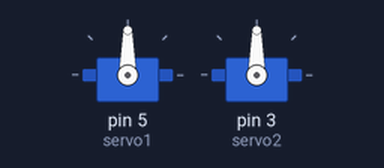
Bench run of a sketch on a simulated Arduino Uno, built with avr-gcc and run on an emulated ATmega328P. Parts: 2 × servo.

Above: at 0.05 s.
At 2.25 s:
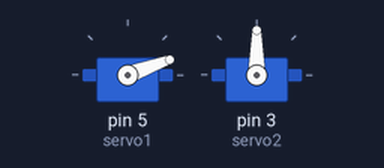
At 4.5 s:
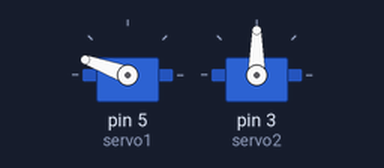
At 9.0 s:
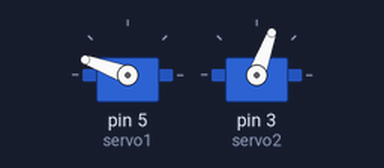
Timing chart, 0 to 11.7 s (numbered marks = the images above):
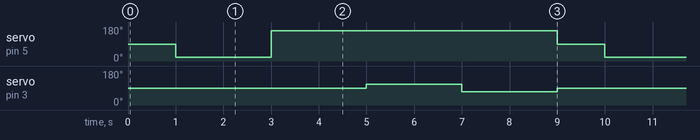

The sketch:

rc_car_servo_test.ino.ino
```cpp
#include <Servo.h>

Servo servo1;                                                         //Create instances of type Servo. servo1 is the steering servo and servo2 is the ESC.
Servo servo2;

void setup() {
  pinMode(3, OUTPUT);
  pinMode(5, OUTPUT);
  servo1.attach(5);                                                  //Steering servo on digital pin 5
  servo2.attach(3);                                                  //ESC on sigital pin 3 (throttle)
}

void loop()
{
  servo1.write(90);
  servo2.write(90);
  delay(1000);
  servo1.write(20);
  delay(2000);
  servo1.write(160);
  delay(2000);
  servo2.write(110);
  delay(2000);
  servo2.write(70);
  delay(2000);
}
```

Measured:
- by itself, servo on pin 5 (servo1): repeats every 9.0 s: 160° 6.0 s, 90° 1.0 s, 20° 2.0 s
- by itself, servo on pin 3 (servo2): repeats every 9.0 s: 70° 2.0 s, 90° 5.0 s, 110° 2.0 s
